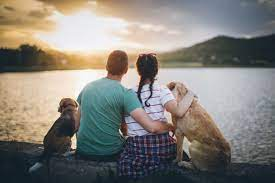
#> input picture 1. Object Detection using YOLO v3 with Keras/Test Images/download (10).jpg, 275 x 183 px, given in place of the camera
$ jupyter execute --allow-errors 'Real Time Face Detection and Recognition.ipynb'
#> lines starting #> are read from the running program, lines starting #| are printed output that depends on the picture
[cell 1]
# Create_Database
import cv2, sys, numpy, os, time
count = 0
size = 4
fn_haar = 'haarcascade_frontalface_default.xml'
fn_dir = 'database'
fn_name = input("Enter the Person's Name: ")
#> the answer given: ../1. Object Detection using YOLO v3 with Keras/Test Images/download (10).jpg
path = os.path.join(fn_dir, fn_name)
if not os.path.isdir(path):
    os.mkdir(path)
(im_width, im_height) = (112, 92)
haar_cascade = cv2.CascadeClassifier(fn_haar)
webcam = cv2.VideoCapture(0)

print("-----------------------Taking pictures----------------------")
print("--------------------Give some expressions---------------------")

while count < 45:
    (rval, im) = webcam.read()
#> im is the input picture: shape (183, 275, 3); mean B, G, R 121.8, 128.1, 131.9
    im = cv2.flip(im, 1, 0)
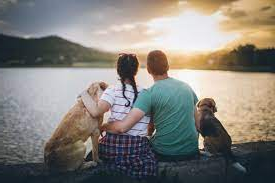
#> im: shape (183, 275, 3); mean B, G, R 121.8, 128.1, 131.9
    gray = cv2.cvtColor(im, cv2.COLOR_BGR2GRAY)
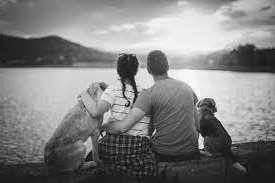
#> gray: shape (183, 275); min 3, max 255, mean 128.5
    mini = cv2.resize(gray,(gray.shape[1]//size, gray.shape[0]//size))
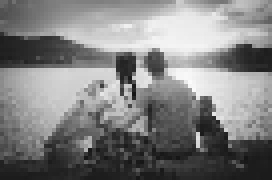
#> mini: shape (45, 68) (shown 4 times larger); min 20, max 251, mean 128.4
    faces = haar_cascade.detectMultiScale(mini)
#> faces = ()
    faces = sorted(faces, key=lambda x: x[3])
#> faces = []
    if faces:
        face_i = faces[0]
        (x, y, w, h) = [v * size for v in face_i]
        face = gray[y:y + h, x:x + w]
        face_resize = cv2.resize(face, (im_width, im_height))
        pin=sorted([int(n[:n.find('.')]) for n in os.listdir(path)
               if n[0]!='.' ]+[0])[-1] + 1
        cv2.imwrite('%s/%s.png' % (path, pin), face_resize)
        cv2.rectangle(im, (x, y), (x + w, y + h), (0, 255, 0), 3)
        cv2.putText(im, fn_name, (x - 10, y - 10), cv2.FONT_HERSHEY_PLAIN,
            1,(0, 255, 0))
        time.sleep(0.38)
        count += 1
    cv2.imshow('OpenCV', im)
    key = cv2.waitKey(10)
#> (key q is pressed here)
    if key == 27:
        break
print(str(count) + " images taken and saved to " + fn_name +" folder in database ")

[cell 2]
import cv2, sys, numpy, os

size = 4
#> size = 4
haar_file = 'haarcascade_frontalface_default.xml'
datasets = 'database'

print('Training...')
# Create a list of images and a list of corresponding names
(images, lables, names, id) = ([], [], {}, 0)
for (subdirs, dirs, files) in os.walk(datasets):
    for subdir in dirs:
        names[id] = subdir
        subjectpath = os.path.join(datasets, subdir)
        for filename in os.listdir(subjectpath):
            path = subjectpath + '/' + filename
            lable = id
            images.append(cv2.imread(path, 0))
            lables.append(int(lable))
        id += 1
(width, height) = (130, 100)

# Create a Numpy array from the two lists above
(images, lables) = [numpy.array(lis) for lis in [images, lables]]

# OpenCV trains a model from the images
# NOTE FOR OpenCV2: remove '.face'
model = cv2.face.LBPHFaceRecognizer_create()
#> (the rest of this cell did not finish here and is left out)

$ run again, on 1. Object Detection using YOLO v3 with Keras/Test Images/download (11).jpg
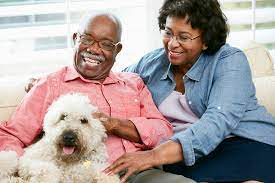
#> input picture 1. Object Detection using YOLO v3 with Keras/Test Images/download (11).jpg, 275 x 183 px, given in place of the camera
#> im is the input picture: shape (183, 275, 3); mean B, G, R 157.3, 158.1, 170.3
#> `im = cv2.flip(im, 1, 0)`:
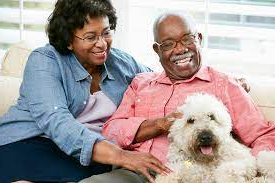
#> im: shape (183, 275, 3); mean B, G, R 157.3, 158.1, 170.3
#> `mini = cv2.resize(gray,(gray.shape[1]//size, gray.shape[0]//size))`:
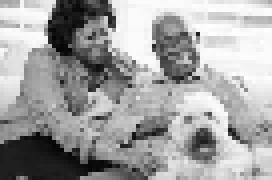
#> mini: shape (45, 68) (shown 4 times larger); min 4, max 255, mean 161.6
#> `faces = haar_cascade.detectMultiScale(mini)`: faces = ()
#> `faces = sorted(faces, key=lambda x: x[3])`: faces = []
#> size = 4

$ run again, on 1. Object Detection using YOLO v3 with Keras/Test Images/download (3).jpg
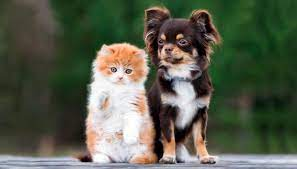
#> input picture 1. Object Detection using YOLO v3 with Keras/Test Images/download (3).jpg, 297 x 169 px, given in place of the camera
#> im is the input picture: shape (169, 297, 3); mean B, G, R 76.1, 92.9, 87.3
#> `im = cv2.flip(im, 1, 0)`:
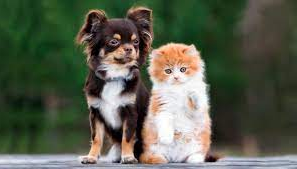
#> im: shape (169, 297, 3); mean B, G, R 76.1, 92.9, 87.3
#> `mini = cv2.resize(gray,(gray.shape[1]//size, gray.shape[0]//size))`:
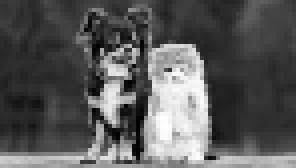
#> mini: shape (42, 74) (shown 4 times larger); min 0, max 254, mean 89.2
#> `faces = haar_cascade.detectMultiScale(mini)`: faces = ()
#> `faces = sorted(faces, key=lambda x: x[3])`: faces = []
#> size = 4
